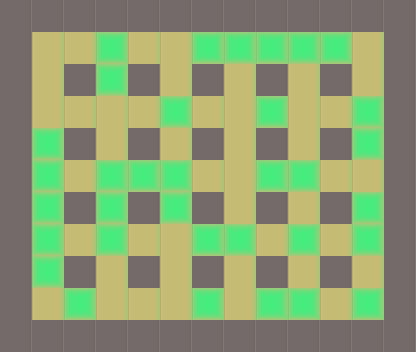

Below is a game level as drawn by its tile map, then a one-line description and the .tmx file that defines it, in full:
An orthogonal 13x11 tile map with 32x32 px tiles, 2 tile layers (base, piedras).

<map version="1.0" orientation="orthogonal" renderorder="right-down" width="13" height="11" tilewidth="32" tileheight="32" nextobjectid="1">
 <properties>
  <property name="nombre" value="Nivel 7" />
 </properties>
 <tileset firstgid="1" name="tile" tilewidth="32" tileheight="32" tilecount="3">
  <image source="../tilebase.png" width="96" height="32" />
  <terraintypes>
   <terrain name="New Terrain" tile="-1" />
  </terraintypes>
 </tileset>
 <layer name="base" width="13" height="11">
  <data>
   <tile gid="1" />
   <tile gid="1" />
   <tile gid="1" />
   <tile gid="1" />
   <tile gid="1" />
   <tile gid="1" />
   <tile gid="1" />
   <tile gid="1" />
   <tile gid="1" />
   <tile gid="1" />
   <tile gid="1" />
   <tile gid="1" />
   <tile gid="1" />
   <tile gid="1" />
   <tile gid="2" />
   <tile gid="2" />
   <tile gid="2" />
   <tile gid="2" />
   <tile gid="2" />
   <tile gid="2" />
   <tile gid="2" />
   <tile gid="2" />
   <tile gid="2" />
   <tile gid="2" />
   <tile gid="2" />
   <tile gid="1" />
   <tile gid="1" />
   <tile gid="2" />
   <tile gid="1" />
   <tile gid="2" />
   <tile gid="1" />
   <tile gid="2" />
   <tile gid="1" />
   <tile gid="2" />
   <tile gid="1" />
   <tile gid="2" />
   <tile gid="1" />
   <tile gid="2" />
   <tile gid="1" />
   <tile gid="1" />
   <tile gid="2" />
   <tile gid="2" />
   <tile gid="2" />
   <tile gid="2" />
   <tile gid="2" />
   <tile gid="2" />
   <tile gid="2" />
   <tile gid="2" />
   <tile gid="2" />
   <tile gid="2" />
   <tile gid="2" />
   <tile gid="1" />
   <tile gid="1" />
   <tile gid="2" />
   <tile gid="1" />
   <tile gid="2" />
   <tile gid="1" />
   <tile gid="2" />
   <tile gid="1" />
   <tile gid="2" />
   <tile gid="1" />
   <tile gid="2" />
   <tile gid="1" />
   <tile gid="2" />
   <tile gid="1" />
   <tile gid="1" />
   <tile gid="2" />
   <tile gid="2" />
   <tile gid="2" />
   <tile gid="2" />
   <tile gid="2" />
   <tile gid="2" />
   <tile gid="2" />
   <tile gid="2" />
   <tile gid="2" />
   <tile gid="2" />
   <tile gid="2" />
   <tile gid="1" />
   <tile gid="1" />
   <tile gid="2" />
   <tile gid="1" />
   <tile gid="2" />
   <tile gid="1" />
   <tile gid="2" />
   <tile gid="1" />
   <tile gid="2" />
   <tile gid="1" />
   <tile gid="2" />
   <tile gid="1" />
   <tile gid="2" />
   <tile gid="1" />
   <tile gid="1" />
   <tile gid="2" />
   <tile gid="2" />
   <tile gid="2" />
   <tile gid="2" />
   <tile gid="2" />
   <tile gid="2" />
   <tile gid="2" />
   <tile gid="2" />
   <tile gid="2" />
   <tile gid="2" />
   <tile gid="2" />
   <tile gid="1" />
   <tile gid="1" />
   <tile gid="2" />
   <tile gid="1" />
   <tile gid="2" />
   <tile gid="1" />
   <tile gid="2" />
   <tile gid="1" />
   <tile gid="2" />
   <tile gid="1" />
   <tile gid="2" />
   <tile gid="1" />
   <tile gid="2" />
   <tile gid="1" />
   <tile gid="1" />
   <tile gid="2" />
   <tile gid="2" />
   <tile gid="2" />
   <tile gid="2" />
   <tile gid="2" />
   <tile gid="2" />
   <tile gid="2" />
   <tile gid="2" />
   <tile gid="2" />
   <tile gid="2" />
   <tile gid="2" />
   <tile gid="1" />
   <tile gid="1" />
   <tile gid="1" />
   <tile gid="1" />
   <tile gid="1" />
   <tile gid="1" />
   <tile gid="1" />
   <tile gid="1" />
   <tile gid="1" />
   <tile gid="1" />
   <tile gid="1" />
   <tile gid="1" />
   <tile gid="1" />
   <tile gid="1" />
  </data>
 </layer>
 <layer name="piedras" width="13" height="11">
  <data>
   <tile gid="0" />
   <tile gid="0" />
   <tile gid="0" />
   <tile gid="0" />
   <tile gid="0" />
   <tile gid="0" />
   <tile gid="0" />
   <tile gid="0" />
   <tile gid="0" />
   <tile gid="0" />
   <tile gid="0" />
   <tile gid="0" />
   <tile gid="0" />
   <tile gid="0" />
   <tile gid="0" />
   <tile gid="0" />
   <tile gid="3" />
   <tile gid="0" />
   <tile gid="0" />
   <tile gid="3" />
   <tile gid="3" />
   <tile gid="3" />
   <tile gid="3" />
   <tile gid="3" />
   <tile gid="0" />
   <tile gid="0" />
   <tile gid="0" />
   <tile gid="0" />
   <tile gid="0" />
   <tile gid="3" />
   <tile gid="0" />
   <tile gid="0" />
   <tile gid="0" />
   <tile gid="0" />
   <tile gid="0" />
   <tile gid="0" />
   <tile gid="0" />
   <tile gid="0" />
   <tile gid="0" />
   <tile gid="0" />
   <tile gid="0" />
   <tile gid="0" />
   <tile gid="0" />
   <tile gid="0" />
   <tile gid="3" />
   <tile gid="0" />
   <tile gid="0" />
   <tile gid="3" />
   <tile gid="0" />
   <tile gid="0" />
   <tile gid="3" />
   <tile gid="0" />
   <tile gid="0" />
   <tile gid="3" />
   <tile gid="0" />
   <tile gid="0" />
   <tile gid="0" />
   <tile gid="0" />
   <tile gid="0" />
   <tile gid="0" />
   <tile gid="0" />
   <tile gid="0" />
   <tile gid="0" />
   <tile gid="3" />
   <tile gid="0" />
   <tile gid="0" />
   <tile gid="3" />
   <tile gid="0" />
   <tile gid="3" />
   <tile gid="3" />
   <tile gid="3" />
   <tile gid="0" />
   <tile gid="0" />
   <tile gid="3" />
   <tile gid="3" />
   <tile gid="0" />
   <tile gid="0" />
   <tile gid="0" />
   <tile gid="0" />
   <tile gid="3" />
   <tile gid="0" />
   <tile gid="3" />
   <tile gid="0" />
   <tile gid="3" />
   <tile gid="0" />
   <tile gid="0" />
   <tile gid="0" />
   <tile gid="0" />
   <tile gid="0" />
   <tile gid="3" />
   <tile gid="0" />
   <tile gid="0" />
   <tile gid="3" />
   <tile gid="0" />
   <tile gid="3" />
   <tile gid="0" />
   <tile gid="0" />
   <tile gid="3" />
   <tile gid="3" />
   <tile gid="0" />
   <tile gid="3" />
   <tile gid="0" />
   <tile gid="3" />
   <tile gid="0" />
   <tile gid="0" />
   <tile gid="3" />
   <tile gid="0" />
   <tile gid="0" />
   <tile gid="0" />
   <tile gid="0" />
   <tile gid="0" />
   <tile gid="0" />
   <tile gid="0" />
   <tile gid="0" />
   <tile gid="0" />
   <tile gid="0" />
   <tile gid="0" />
   <tile gid="0" />
   <tile gid="0" />
   <tile gid="3" />
   <tile gid="0" />
   <tile gid="0" />
   <tile gid="0" />
   <tile gid="3" />
   <tile gid="0" />
   <tile gid="3" />
   <tile gid="3" />
   <tile gid="0" />
   <tile gid="3" />
   <tile gid="0" />
   <tile gid="0" />
   <tile gid="0" />
   <tile gid="0" />
   <tile gid="0" />
   <tile gid="0" />
   <tile gid="0" />
   <tile gid="0" />
   <tile gid="0" />
   <tile gid="0" />
   <tile gid="0" />
   <tile gid="0" />
   <tile gid="0" />
   <tile gid="0" />
  </data>
 </layer>
</map>
